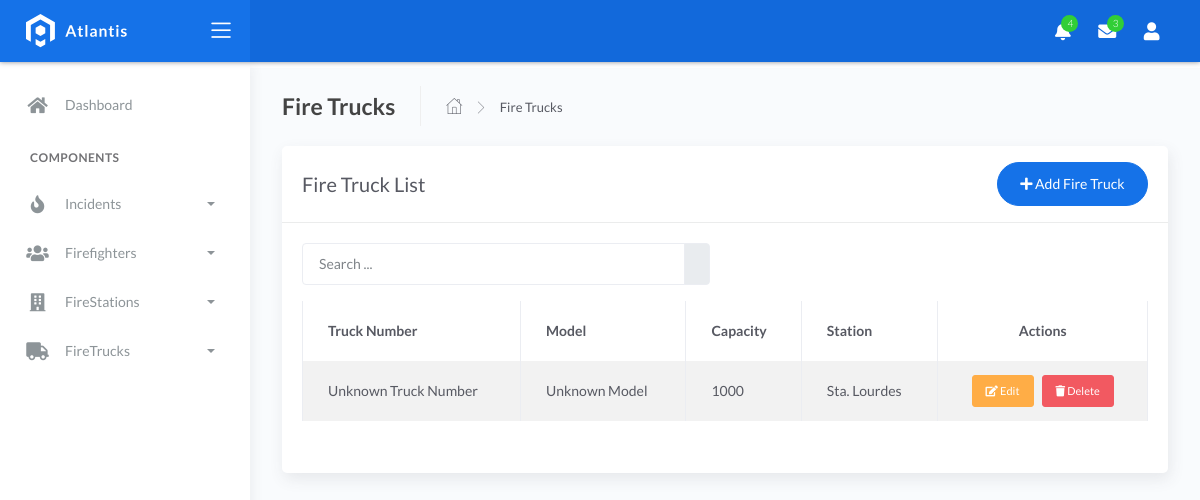
The page /firetrucks/ on the database as committed earlier.
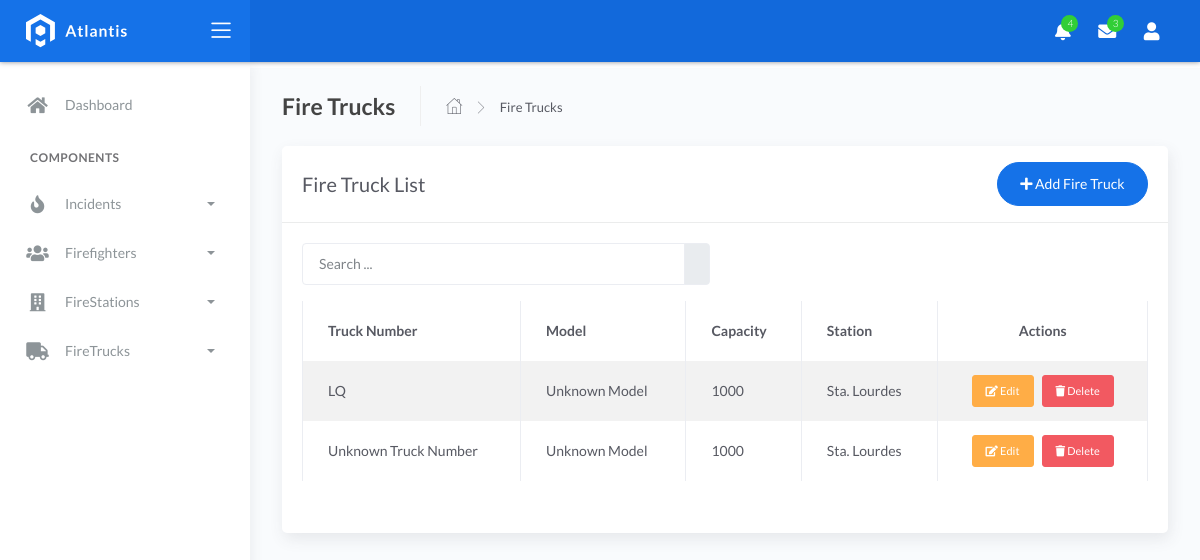
The same page on the database as committed later.
### fire/models.py (models this page shows, shortened)
class FireTruck(models.Model):
    truck_number = models.CharField(max_length=150, unique=True, default='Unknown Truck Number')
    model = models.CharField(max_length=150, default='Unknown Model')
    capacity = models.PositiveIntegerField(validators=[MinValueValidator(1)], default=1000)  # water capacity in liters
    station = models.ForeignKey('FireStation', on_delete=models.CASCADE, default=1)  # Assuming a default station with ID 1 exists
    class Meta:
        ordering = ['truck_number']
        verbose_name = 'Fire Truck'
        verbose_name_plural = 'Fire Trucks'

class FireStation(models.Model):
    name = models.CharField(max_length=150)
    address = models.CharField(max_length=255, null=True, blank=True)
    city = models.CharField(max_length=100, null=True, blank=True)
    country = models.CharField(max_length=100, null=True, blank=True)
    latitude = models.FloatField(default=0.0)  # Provide a default value
    longitude = models.FloatField(default=0.0)  # Provide a default value

### fire/views.py (the view)
# urls.py: path('firetrucks/', views.firetruck_list, name='firetruck-list'),
def firetruck_list(request):
    query = request.GET.get('q')
    if (query):
        firetrucks = FireTruck.objects.filter(
            Q(truck_number__icontains=query) |
            Q(model__icontains=query) |
            Q(station__name__icontains=query)
        )
    else:
        firetrucks = FireTruck.objects.all()
    context = {
        'firetrucks': firetrucks,
    }
    return render(request, 'firetruck_list.html', context)

### templates/firetruck_list.html (shortened to what this page needs)
{% extends 'base.html' %}
{% load static %}
{% block content %}
<div class="page-inner">
  <div class="page-header">
    <h4 class="page-title">Fire Trucks</h4>
    <ul class="breadcrumbs">
      <li class="nav-home">
        <a href="{% url 'home' %}">
          <i class="flaticon-home"></i>
        </a>
      </li>
      <li class="separator">
        <i class="flaticon-right-arrow"></i>
      </li>
      <li class="nav-item">
        <a href="#">Fire Trucks</a>
      </li>
    </ul>
  </div>
  <div class="row">
    <div class="col-md-12">
      <div class="card">
        <div class="card-header">
          <div class="d-flex align-items-center">
            <h4 class="card-title">Fire Truck List</h4>
            <a href="{% url 'firetruck-create' %}" class="btn btn-primary btn-round ml-auto">
              <i class="fa fa-plus"></i>
              Add Fire Truck
            </a>
          </div>
        </div>
        <div class="card-body">
          <div class="row mb-3">
            <div class="col-lg-6 col-md-6 col-sm-12">
              <form class="navbar-form" action="{% url 'firetruck-list' %}" method="get">
                <div class="input-group">
                  <input
                    type="text"
                    placeholder="Search ..."
                    class="form-control"
                    name="q"
                    value="{{ request.GET.q|default:'' }}" />
                  <div class="input-group-append">
                    <span class="input-group-text">
                    </span>
                  </div>
                </div>
              </form>
            </div>
          </div>
          <div class="table-responsive">
            <table class="table table-striped table-bordered">
              <thead>
                <tr>
                  <th>Truck Number</th>
                  <th>Model</th>
                  <th>Capacity</th>
                  <th>Station</th>
                  <th class="text-center">Actions</th>
                </tr>
              </thead>
              <tbody>
                {% for firetruck in firetrucks %}
                <tr>
                  <td>{{ firetruck.truck_number }}</td>
                  <td>{{ firetruck.model }}</td>
                  <td>{{ firetruck.capacity }}</td>
                  <td>{{ firetruck.station.name }}</td>
                  <td class="text-center">
                    <div class="d-flex justify-content-center">
                      <a href="{% url 'firetruck-update' firetruck.pk %}" class="btn btn-warning btn-sm mr-2" title="Edit Fire Truck">
                        <i class="fa fa-edit"></i> Edit
                      </a>
                      <a href="#" class="btn btn-danger btn-sm" title="Delete Fire Truck" onclick="confirmDelete('{% url 'firetruck-delete' firetruck.pk %}')">
                        <i class="fa fa-trash"></i> Delete
                      </a>
                    </div>
                  </td>
                </tr>
                {% empty %}
                <tr>
                  <td colspan="5" class="text-center">
                    <p class="text-muted mb-0">No fire trucks found. Please add a new fire truck.</p>
                  </td>
                </tr>
                {% endfor %}
              </tbody>
            </table>
          </div>
        </div>
      </div>
    </div>
  </div>
</div>
{% endblock %}

Rows that differ between the two databases and show on the page:
added FireTruck: truck_number "LQ", model "Unknown Model", capacity "1000", station.name "Sta. Lourdes"
